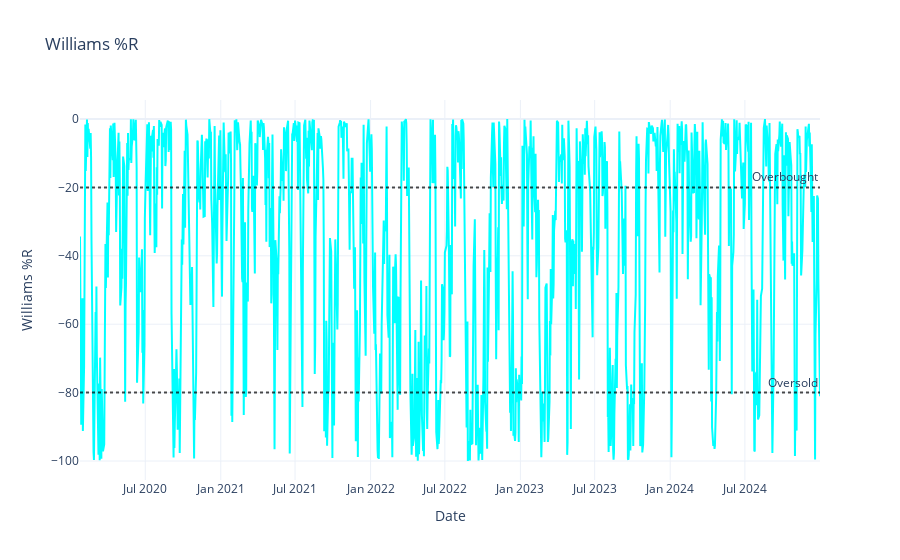

This figure's notebook cell:
### Markdown cell above
### Williams' Percent R (Williams %R)

$
R\% (i) = \frac{H_n - CP(i)}{H_n - L_n} \times 100
$

Where:

- $ CP(i) $ = Closing price at time  i
- $ H_n $ = Highest price of the last  n  days
- $ L_n $ = Lowest price of the last  n days



- \( R\% > -20 \) → Overbought (indicating a potential reversal to the downside)
- \( R\% < -80 \) → Oversold (indicating a potential reversal to the upside)

### Code cell
# Williams %R
fig5 = go.Figure()
fig5.add_trace(go.Scatter(x=df.index, y=df["Williams %R"], mode="lines", name="Williams %R", line=dict(color="cyan")))
fig5.add_hline(y=-20, line_dash="dot", line_color="black", opacity=0.7, annotation_text="Overbought")
fig5.add_hline(y=-80, line_dash="dot", line_color="black", opacity=0.7, annotation_text="Oversold")
fig5.update_layout(
    title="Williams %R",
    xaxis_title="Date",
    yaxis_title="Williams %R",
    legend_title="Indicator",
    template="plotly_white"
)
fig5.show()

### Figure 1 — Plotly figure (JSON) as saved in the notebook; plotly's stock layout.template omitted (floating-point values rounded to 4 significant figures; data arrays with more than 128 entries replaced by an {"elided": "..."} marker saying what was removed)
{"data": [{"line": {"color": "cyan"}, "mode": "lines", "name": "Williams %R", "type": "scatter", "x": {"elided": "1243 str values"}, "y": {"elided": "1243 float values"}}], "layout": {"annotations": [{"showarrow": false, "text": "Overbought", "x": 1, "xanchor": "right", "xref": "x domain", "y": -20, "yanchor": "bottom", "yref": "y"}, {"showarrow": false, "text": "Oversold", "x": 1, "xanchor": "right", "xref": "x domain", "y": -80, "yanchor": "bottom", "yref": "y"}], "legend": {"title": {"text": "Indicator"}}, "shapes": [{"line": {"color": "black", "dash": "dot"}, "opacity": 0.7, "type": "line", "x0": 0, "x1": 1, "xref": "x domain", "y0": -20, "y1": -20, "yref": "y"}, {"line": {"color": "black", "dash": "dot"}, "opacity": 0.7, "type": "line", "x0": 0, "x1": 1, "xref": "x domain", "y0": -80, "y1": -80, "yref": "y"}], "title": {"text": "Williams %R"}, "xaxis": {"title": {"text": "Date"}}, "yaxis": {"title": {"text": "Williams %R"}}}}
